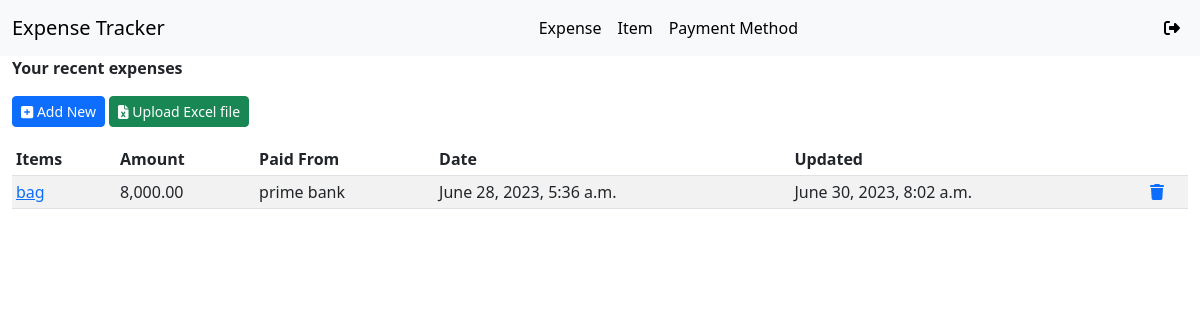
The app's page / (signed in), older data.
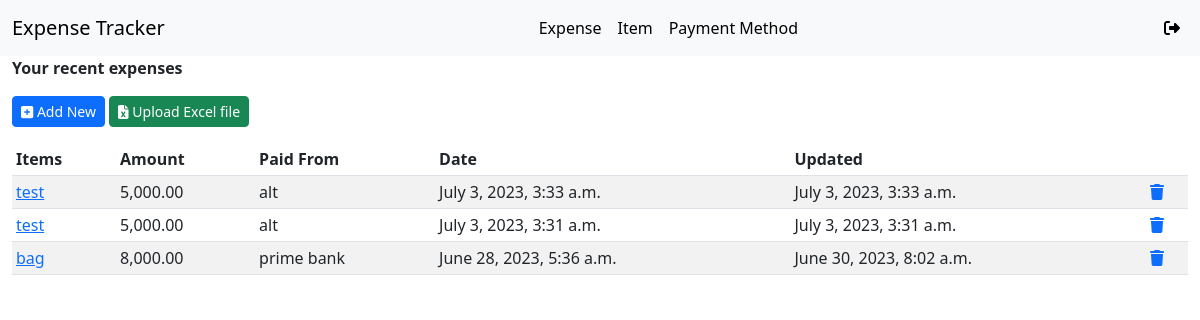
The same page, newer data.
### app/models.py (models this page shows, shortened)
class Item(models.Model):
    name = models.CharField(max_length=100)
    user = models.ForeignKey(User, on_delete=models.CASCADE)
    entry_date = models.DateTimeField(auto_now_add=True, null=True, blank=True)
    last_update_date = models.DateTimeField(auto_now=True, null=True, blank=True)

class Expense(models.Model):
    items = models.ManyToManyField(Item)
    amount = models.DecimalField(max_digits=10, decimal_places=2)
    expense_method = models.ForeignKey('ExpenseMethod', on_delete=models.CASCADE)
    user = models.ForeignKey(User, on_delete=models.CASCADE)
    entry_date = models.DateTimeField(auto_now_add=True, null=True, blank=True)
    last_update_date = models.DateTimeField(auto_now=True, null=True, blank=True)

class ExpenseMethod(models.Model):
    name = models.CharField(max_length=20, unique=True)
    balance = models.DecimalField(max_digits=10, decimal_places=2)
    user = models.ForeignKey(User, on_delete=models.CASCADE)
    entry_date = models.DateTimeField(auto_now_add=True, null=True, blank=True)
    last_update_date = models.DateTimeField(auto_now=True, null=True, blank=True)

### app/views.py (the view)
# urls.py: path('', ExpenseListView.as_view(), name='expense-list'),
class ExpenseListView(LoginRequiredMixin, ListView):
    model = Expense
    template_name = 'expense_list.html'
    context_object_name = 'expenses'
    def get_queryset(self):
        return super().get_queryset().filter(user=self.request.user).order_by('-id')

### app/templates/expense_list.html
{% extends 'base.html' %}
{% block content %}
{% load humanize %}
{% load crispy_forms_tags %}
<div class="col-md-12 col-sm-12 mx-auto">
    <div class="table-responsive">
        <p><b>Your recent expenses</b></p>
        <p>
            <a href="{% url 'expense-create' %}" class="btn btn-sm btn-primary"> <i class="fa fa-square-plus"></i> Add New</a>
            <a href="{% url 'upload' %}" class="btn btn-sm btn-success"> <i class="fa fa-file-excel"></i> Upload Excel file</a>
        </p>
        <table class="table table-sm table-striped">
            <thead>
            <tr>
                <th>Items</th>
                <th>Amount</th>
                <th>Paid From</th>
                <th>Date</th>
                <th>Updated</th>
                <th></th>
            </tr>
            </thead>
            <tbody>
            {% for expense in expenses %}
            <tr>
                <td>
                    {% for item in expense.items.all %}
                    <a href="{% url 'expense-update' pk=expense.id %}">{{ item.name }}</a>{% if not forloop.last %}, {% endif %}
                    {% empty %}
                    No items found.
                    {% endfor %}
                </td>
                <td>{{ expense.amount | intcomma }}</td>
                <td>{{ expense.expense_method.name }}</td>
                <td>{{ expense.entry_date }}</td>
                <td>{{ expense.last_update_date }}</td>
                <td>
                    <a href="{% url 'expense-delete' expense.id%}">
                        <i class="fas fa-trash"></i>
                    </a>
                </td>
            </tr>
            {% empty %}
            <tr>
                <td colspan="12">No expenses found.</td>
            </tr>
            {% endfor %}
            </tbody>
        </table>
    </div>
</div>
{% endblock %}

Row changes from the older to the newer data that the page shows:
added Expense: amount "5,000.00", expense_method.name "alt", entry_date "July 3, 2023, 3:33 a.m.", last_update_date "July 3, 2023, 3:33 a.m."
now on this page (row unchanged): Item: name "test"
added Expense: amount "5,000.00", expense_method.name "alt", entry_date "July 3, 2023, 3:31 a.m.", last_update_date "July 3, 2023, 3:31 a.m."
